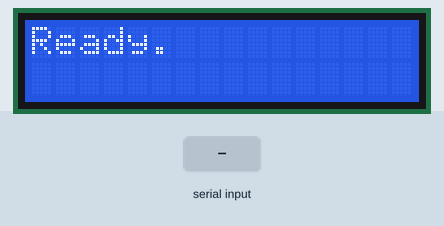
This sketch was run on a simulated Arduino Uno, built with avr-gcc and run on an emulated ATmega328P. On the bench: 16×2 character LCD. The test bench sets the inputs (shaded band).

Above: at 1.2 s.
1.3 s: "1\n" received over Serial
At 3.2 s:
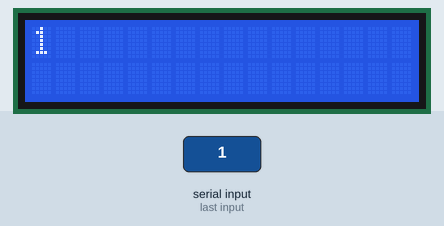
3.5 s: "0\n" received over Serial
At 5.2 s:
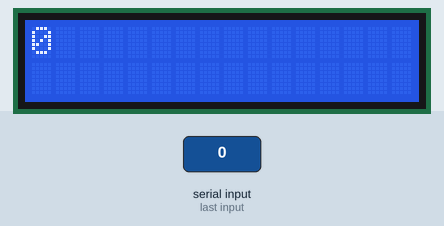
5.5 s: "2\n" received over Serial
At 7.0 s:
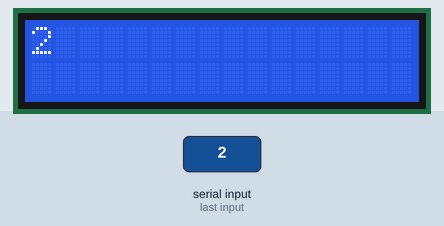
Timing chart, 0 to 8.5 s (numbered marks = the images above; inputs shaded):
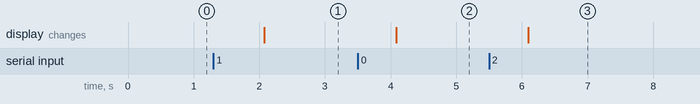

The sketch:

lcd_page_scroll.ino
```cpp
/*
   This project will page scroll a block of text echoed to the serial input.
*/

#include <LiquidCrystal.h>

// Initialize the library with the pins we're using.
// (Note that you can use different pins if needed.)
// See http://arduino.cc/en/Reference/LiquidCrystal
// for more information:

LiquidCrystal lcd(12,11,5,4,3,2);
String buffer = "Ready.";
String line;
int seek = 0;

void setup()
{
  // column, row
  lcd.begin(16, 2);
  lcd.clear();

  Serial.begin(9600);
}

void loop()
{
  lcd.clear();

  read_input();
  // Write our first line.
  lcd.setCursor(0, 0);
  line = buffer.substring(seek, seek+16);
  lcd.print(line);

  // Write our second line.
  lcd.setCursor(0, 1);
  line = buffer.substring(seek+16, seek+32);
  lcd.print(line);


  // If we are < 32, don't page.
  if (buffer.length() > 32) {
    // Even though we've grabbed 32 characters, we only seek 16.
    // This gives us our text flow effect.  By shifting one line into the next.
    seek += 16;
  }

  // Are we past the end, reset.
  if (seek > buffer.length()) {
    seek = 0;
  }

  // One second per line, kinda fast, might need to be tuned as needed.
  delay(1000);
}

// Did we get new input? if so update our buffer.
void read_input() {
  if (Serial.available()) {
    buffer = "";

    while (Serial.available() > 0) {
      buffer += (char)Serial.read();
    }

    buffer.replace("\n", " ");
    buffer.replace("\r", " ");
    lcd.clear();
    seek = 0;
  }
}
```

Measured:
- after the input at 1.3 s, the display: changes after 0.78 s (image 1)
- after the input at 3.5 s, the display: changes after 0.59 s (image 2)
- after the input at 5.5 s, the display: changes after 0.59 s (image 3)
